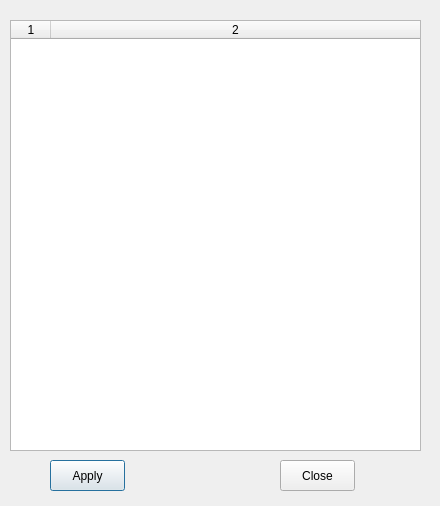
<?xml version="1.0" encoding="UTF-8"?>
<ui version="4.0">
 <class>GrblDialog</class>
 <widget class="QDialog" name="GrblDialog">
  <property name="geometry">
   <rect>
    <x>0</x>
    <y>0</y>
    <width>440</width>
    <height>506</height>
   </rect>
  </property>
  <property name="sizePolicy">
   <sizepolicy hsizetype="Fixed" vsizetype="Fixed">
    <horstretch>0</horstretch>
    <verstretch>0</verstretch>
   </sizepolicy>
  </property>
  <property name="windowTitle">
   <string>Grbl Settings</string>
  </property>
  <widget class="QPushButton" name="btnOk">
   <property name="geometry">
    <rect>
     <x>50</x>
     <y>460</y>
     <width>75</width>
     <height>31</height>
    </rect>
   </property>
   <property name="text">
    <string>Apply</string>
   </property>
  </widget>
  <widget class="QPushButton" name="btnCancel">
   <property name="geometry">
    <rect>
     <x>280</x>
     <y>460</y>
     <width>75</width>
     <height>31</height>
    </rect>
   </property>
   <property name="text">
    <string>Close</string>
   </property>
  </widget>
  <widget class="QTableWidget" name="table">
   <property name="geometry">
    <rect>
     <x>10</x>
     <y>20</y>
     <width>411</width>
     <height>431</height>
    </rect>
   </property>
   <property name="sizePolicy">
    <sizepolicy hsizetype="Expanding" vsizetype="Expanding">
     <horstretch>10</horstretch>
     <verstretch>0</verstretch>
    </sizepolicy>
   </property>
   <property name="inputMethodHints">
    <set>Qt::ImhNone</set>
   </property>
   <property name="autoScrollMargin">
    <number>30</number>
   </property>
   <property name="cornerButtonEnabled">
    <bool>true</bool>
   </property>
   <property name="columnCount">
    <number>2</number>
   </property>
   <attribute name="horizontalHeaderCascadingSectionResizes">
    <bool>true</bool>
   </attribute>
   <attribute name="horizontalHeaderDefaultSectionSize">
    <number>40</number>
   </attribute>
   <attribute name="horizontalHeaderMinimumSectionSize">
    <number>40</number>
   </attribute>
   <attribute name="horizontalHeaderStretchLastSection">
    <bool>true</bool>
   </attribute>
   <attribute name="verticalHeaderDefaultSectionSize">
    <number>30</number>
   </attribute>
   <column/>
   <column/>
  </widget>
 </widget>
 <resources/>
 <connections/>
</ui>
